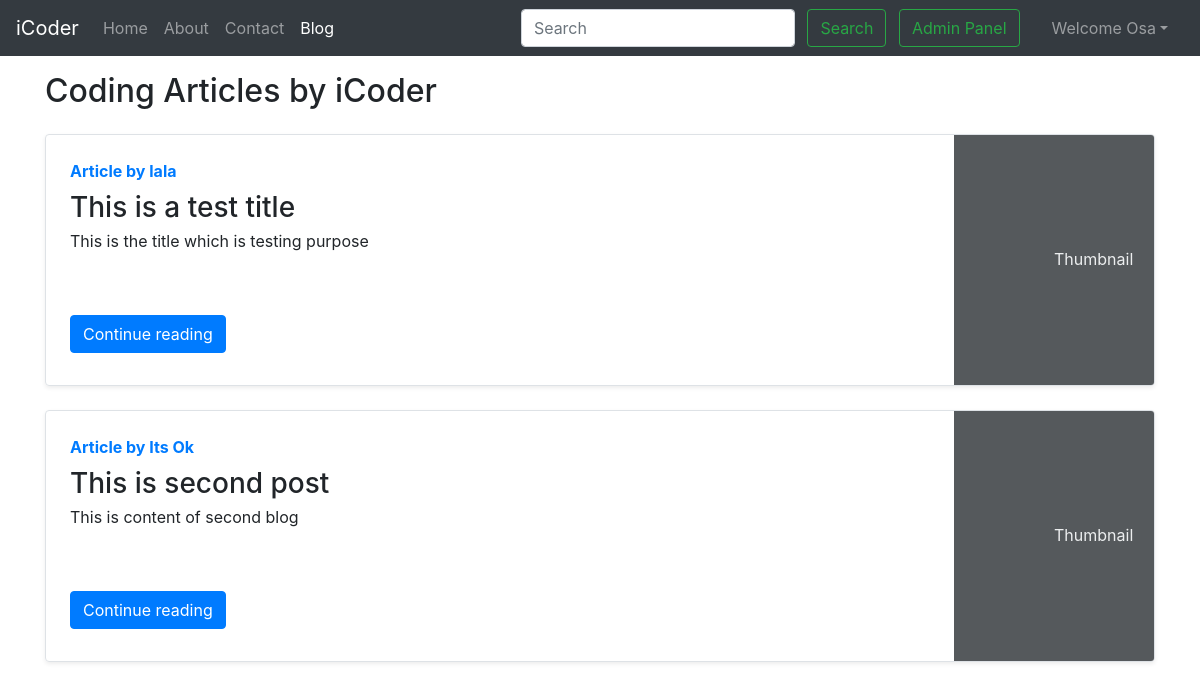
Page /blog/ (signed in) on the committed database.
### blog/models.py (models this page shows, shortened)
class Post(models.Model):
    sno=models.AutoField(primary_key=True)
    title=models.CharField(max_length=255)
    author=models.CharField(max_length=14)
    slug=models.CharField(max_length=130)
    timeStamp=models.DateTimeField(blank=True)
    content=models.TextField()

### blog/views.py (the view, shortened to what this page needs)
# urls.py: path('', views.blogHome, name='bloghome'),
def blogHome(request):
    allPosts= Post.objects.all()
    context={'allPosts': allPosts}
    return render(request, "blog/blogHome.html", context)

### templates/blog/blogHome.html (shortened to what this page needs)
{% extends 'base.html' %}
{% block blogactive %} active {% endblock blogactive %}
{% block body %}
<div class="container my-3">
    <h2>Coding Articles by iCoder</h2>
    {% for post in allPosts  %}
    <div class="row no-gutters border rounded overflow-hidden flex-md-row mb-4 shadow-sm h-md-250 my-4 position-relative">
        <div class="col p-4 d-flex flex-column position-static">
            <strong class="d-inline-block mb-2 text-primary">Article  by {{post.author}}</strong>
            <h3 class="mb-0">{{post.title}}</h3>
            <p class="card-text mb-auto">{{post.content| truncatechars:500}}</p>
            <div class="my-2">
            	<a href="/blog/{{post.slug}}" role="button" class="btn btn-primary">Continue reading</a>
            </div>
        </div>
        <div class="col-auto d-none d-lg-block">
            <svg class="bd-placeholder-img" width="200" height="250" xmlns="http://www.w3.org/2000/svg" preserveAspectRatio="xMidYMid slice" focusable="false" role="img" aria-label="Placeholder: Thumbnail">
                <rect width="100%" height="100%" fill="#55595c"></rect><text x="50%" y="50%" fill="#eceeef" dy=".3em">Thumbnail</text>
            </svg>
        </div>
        </div>
        {% endfor %}
    </div>
 {% endblock %}

### templates/base.html (shortened to what this page needs)
<!doctype html>
<html lang="en">
  <head>
    <link rel="stylesheet" href="https://stackpath.bootstrapcdn.com/bootstrap/4.5.2/css/bootstrap.min.css">
  </head>
  <body>
    <nav class="navbar navbar-expand-lg navbar-dark bg-dark">
        <a class="navbar-brand" href="/">iCoder</a>
        <div class="collapse navbar-collapse" id="navbarSupportedContent">
          <ul class="navbar-nav mr-auto">
            <li class="nav-item {% block homeactive %}  {% endblock homeactive %}">
              <a class="nav-link" href="/">Home <span class="sr-only">(current)</span></a>
            </li>
            <li class="nav-item {% block aboutactive %}  {% endblock aboutactive %}" >
              <a class="nav-link" href="/about">About</a>
            </li>
            <li class="nav-item {% block contactactive %}  {% endblock contactactive %} ">
              <a class="nav-link" href="/contact">Contact</a>
            </li>
            <li class="nav-item {% block blogactive %}  {% endblock blogactive %} ">
              <a class="nav-link" href="/blog">Blog</a>
            </li>
          </ul>
          <div class="ml-auto form-inline ">
          <form method="get" action="/search"class="my-2 my-lg-0 mx-3">
            <input class="form-control mr-sm-2" type="search" placeholder="Search" aria-label="Search" name="query" id="query">
            <button class="btn btn-outline-success my-2 my-sm-0 " type="submit">Search</button>
            <a href="/admin" role="button" target="_blank" class="btn btn-outline-success m-2 my-sm-0"> Admin Panel </a>
          </form>
{% if user.is_authenticated %}
<ul class="navbar-nav mr-2">
<li class="nav-item dropdown">
<a class="nav-link dropdown-toggle" href='#' id="navbarDropdown" role="button" data-toggle="dropdown"> Welcome {{request.user}}</a>
      </li>
      </ul>
      </div>
{% endif %}
        </div>
      </nav>
      {% block body %}  {% endblock body %}
  </body>
</html>

### rows in the picture
Post: author "lala", title "This is a test title", content "This is the title which is testing purpose"
Post: author "Its Ok", title "This is second post", content "This is content of second blog"

### other values in the picture
{{ request.user }} "Osa"
